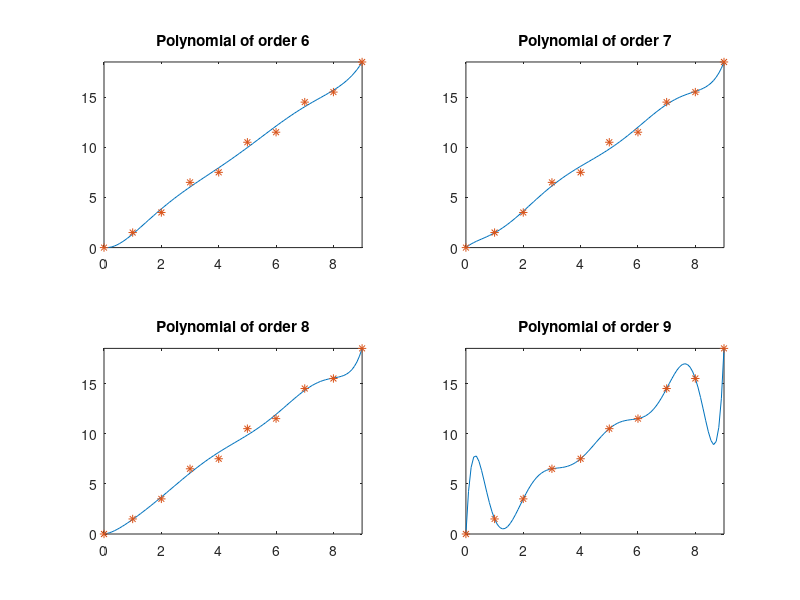

MATLAB code for this plot:
% Illustration of polynomial fitting
% Roger Jang, Oct-29-1996

x_sample = [0; 1; 2; 3; 4; 5; 6; 7; 8; 9];
y_sample  = [0; 2; 4; 6; 8; 10; 12; 14; 16; 18];
y_sample  = [0; 1.5; 3.5; 6.5; 7.5; 10.5; 11.5; 14.5; 15.5; 18.5];
x = linspace(min(x_sample), max(x_sample))';
coef1 = polyfit(x_sample, y_sample, 6);
coef2 = polyfit(x_sample, y_sample, 7);
coef3 = polyfit(x_sample, y_sample, 8);
coef4 = polyfit(x_sample, y_sample, 9);
y1 = polyval(coef1, x);
y2 = polyval(coef2, x);
y3 = polyval(coef3, x);
y4 = polyval(coef4, x);

subplot(221);
plot(x, y1, '-', x_sample, y_sample, '*');
axis([-inf inf -inf inf]);
title('Polynomial of order 6');

subplot(222);
plot(x, y2, '-', x_sample, y_sample, '*');
axis([-inf inf -inf inf]);
title('Polynomial of order 7');

subplot(223);
plot(x, y3, '-', x_sample, y_sample, '*');
axis([-inf inf -inf inf]);
title('Polynomial of order 8');

subplot(224);
plot(x, y4, '-', x_sample, y_sample, '*');
axis([-inf inf -inf inf]);
title('Polynomial of order 9');
